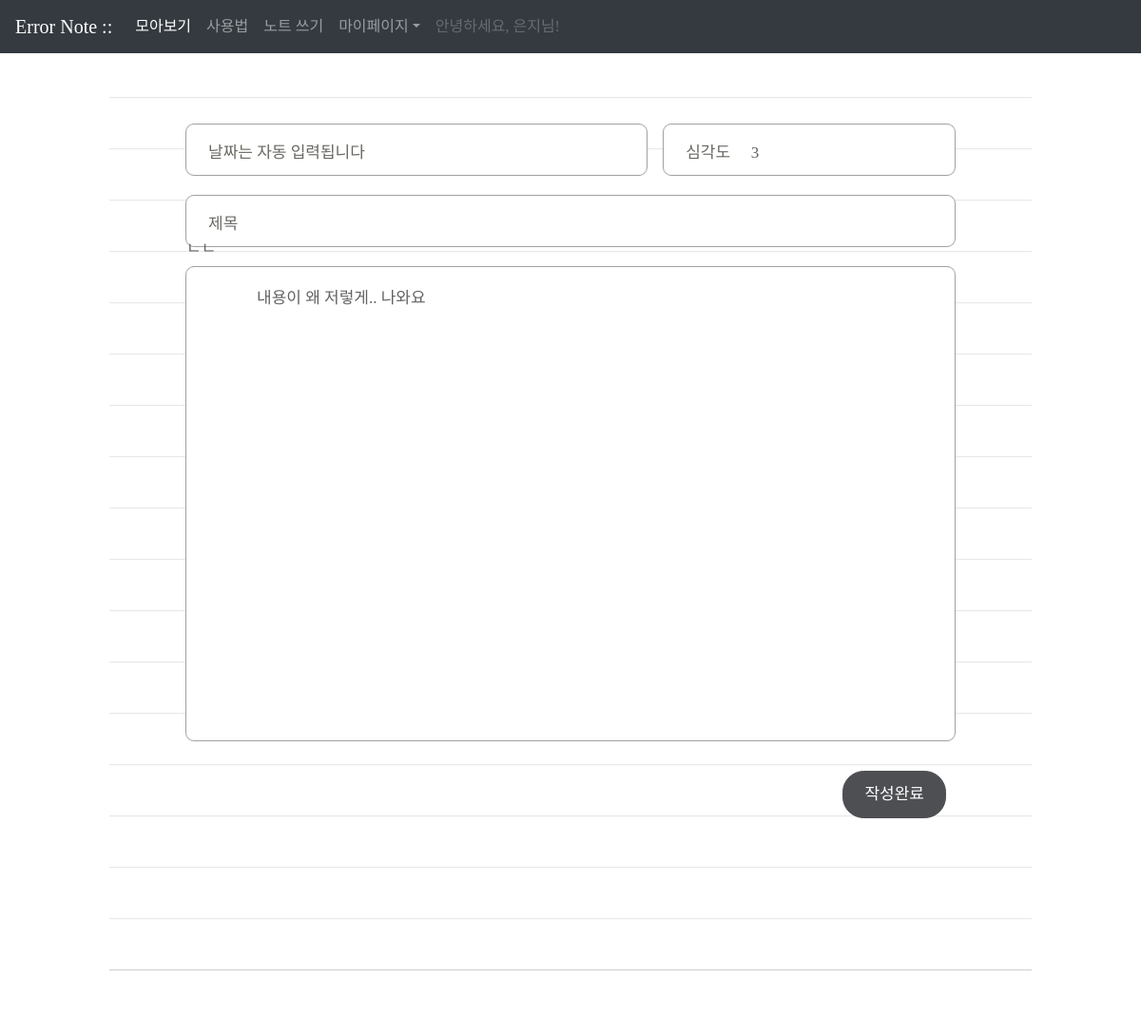
/diary/page/16/edit/ (signed in), run on the app's committed database.
### userplate/models.py (models this page shows, shortened)
class User(AbstractUser):
    nickname = models.CharField(max_length=10, unique=True, null=True, validators=[validate_no_special_characters], error_messages={'unique': '이미 사용 중인 닉네임입니다.'},)

### diary/models.py (models this page shows, shortened)
class Page(models.Model):
    title = models.CharField(max_length=50)
    content = models.TextField()
    score = models.IntegerField()
    dt_created = models.DateTimeField(verbose_name="Date Created", auto_now_add=True)
    author = models.ForeignKey(User, on_delete=models.CASCADE)

### diary/views.py (the view, shortened to what this page needs)
# urls.py: path('diary/page/<int:pk>/edit/', views.PageUpdateView.as_view(), name='page-update'),
class PageUpdateView(LoginRequiredMixin, UserPassesTestMixin, UpdateView):
    model = Page
    form_class = PageForm

### diary/forms.py
class PageForm(forms.ModelForm):
    class Meta:
        model = Page
        fields = ['title', 'content', 'score']
        widgets = {
            'content': SummernoteWidget(),
        }

### diary/templates/diary/page_form.html (shortened to what this page needs)
{% extends './base.html' %}
{% block content %}
<div class="wrap-post container">
    <form method="post row">{% csrf_token %}
        <div class="editor col-12 col-xs-none">
            <div class="input input-date">
                <p>날짜는 자동 입력됩니다</p>
            </div>
            <div class="input input-score">
                <p>심각도</p>
                {{form.score}}
            </div>
            <div class="input input-title">
                <p>제목</p>
                {{form.title}}
            </div>
            <textarea name="content" id="summernote">
            {{ form.content.value|default_if_none:'' }}</textarea>
            <div class="post-btn">
                <input type="submit" value="작성완료">
            </div>
        </div>
    </form>
</div>
{% endblock %}

### diary/templates/diary/base.html (shortened to what this page needs)
{% load static %}
<!DOCTYPE html>
    <html lang="en">
    <head>
        <link rel="stylesheet" href="https://stackpath.bootstrapcdn.com/bootstrap/4.4.1/css/bootstrap.min.css">
        <link href="https://cdn.jsdelivr.net/npm/summernote@0.8.18/dist/summernote-bs4.min.css" rel="stylesheet">
        <link rel="stylesheet" href="{% static 'diary/css/styles.css' %}" />
        <link
        rel="stylesheet"
        type="text/css"
        href="https://cdn.rawgit.com/moonspam/NanumSquare/master/nanumsquare.css"
        />
        <link
        rel="stylesheet"
        href="https://cdn.jsdelivr.net/gh/projectnoonnu/noonfonts_two@1.0/NanumBarunpen.woff"
        />
    </head>
    <body>
    <nav class="navbar navbar-expand-md navbar-dark bg-dark fixed-top">
        <a class="navbar-brand" href="#">Error Note ::</a>
        <div class="collapse navbar-collapse" id="navbarsExample04">
            <ul class="navbar-nav mr-auto">
            <li class="nav-item active">
                <a class="nav-link" href="{% url 'page-list' %}">모아보기<span class="sr-only">(current)</span></a>
            </li>
            <li class="nav-item">
                <a class="nav-link" href="{% url 'info' %}">사용법</a>
            </li>
            <li class="nav-item">
                <a class="nav-link" href="{% url 'page-create' %}">노트 쓰기</a>
            </li>
            <li class="nav-item dropdown">
                <a class="nav-link dropdown-toggle" href="http://example.com" id="dropdown04" data-toggle="dropdown" aria-haspopup="true" aria-expanded="false">마이페이지</a>
            </li>
            <li class="nav-item">
                {% if user.is_authenticated %}
                <a class="nav-link disabled" href="#">안녕하세요, {{user.nickname}}님!</a>
                {% endif %}
            </li>
            </ul>
        </div>
        </nav>
    {% block content %} {% endblock content %}
</body>
</html>

### diary/static/diary/css/styles.css (style rules this page uses)
h1,h2,h3,p,a,ul,li { margin: 0; padding: 0; font-family: 'NanumSquare'; list-style: none; text-decoration: none; outline: none; }
html { position: relative; min-height: 100%; margin: 0; }
body { margin: 0; padding: 0; -webkit-font-smoothing: antialiased; -moz-osx-font-smoothing: auto; }
.wrap-post { padding-top: 10px; padding-bottom: 50px; }
form { margin: 0 70px; padding-top: 120px; padding-bottom: 200px; background: url(../image/note-bg.svg) repeat-x center/1535px 974px; }
.editor { overflow: hidden; width: 840px; margin: 0 auto; }
.input { position: relative; height: 55px; margin-bottom: 20px; border: solid 1px #a3a0a0; border-radius: 9px; background: #fff; box-sizing: border-box; }
.input-date { float: left; width: 60%; }
.input-score { float: right; width: 38%; }
.input-title { float: left; width: 100%; }
.input p { display: inline-block; padding-top: 17px; padding-left: 23px; padding-right: 17px; font-family: 'NanumSquare'; color: #696862; font-size: 17px; }
.input-title input { width: 750px; }
input { padding: 0; font-family: 'NanumBarunpen'; color: #636363; font-size: 17px; background-color: transparent; border: none; box-sizing: border-box; }
textarea { width: 100%; height: 500px; padding: 20px 23px 30px 23px; font-family: 'NanumBarunpen'; color: #636363; font-size: 17px; border: solid 1px #a3a0a0; border-radius: 9px; box-sizing: border-box; resize: none; }
input::placeholder,textarea::placeholder { color: #bcbbb6; }
.post-btn { overflow: hidden; margin-top: 25px; }
input[type="submit"] { float: right; padding: 11px 22px; margin-right: 10px; font-family: 'NanumSquare'; color: #fff; font-size: 17px; background-color: #4e4f53; border: solid 1px #4e4f53; border-radius: 22.5px; cursor: pointer; }

### data on the page
User: nickname "은지"
Page: score "3", title "ㄴㄴ", content "내용이 왜 저렇게.. 나와요"
